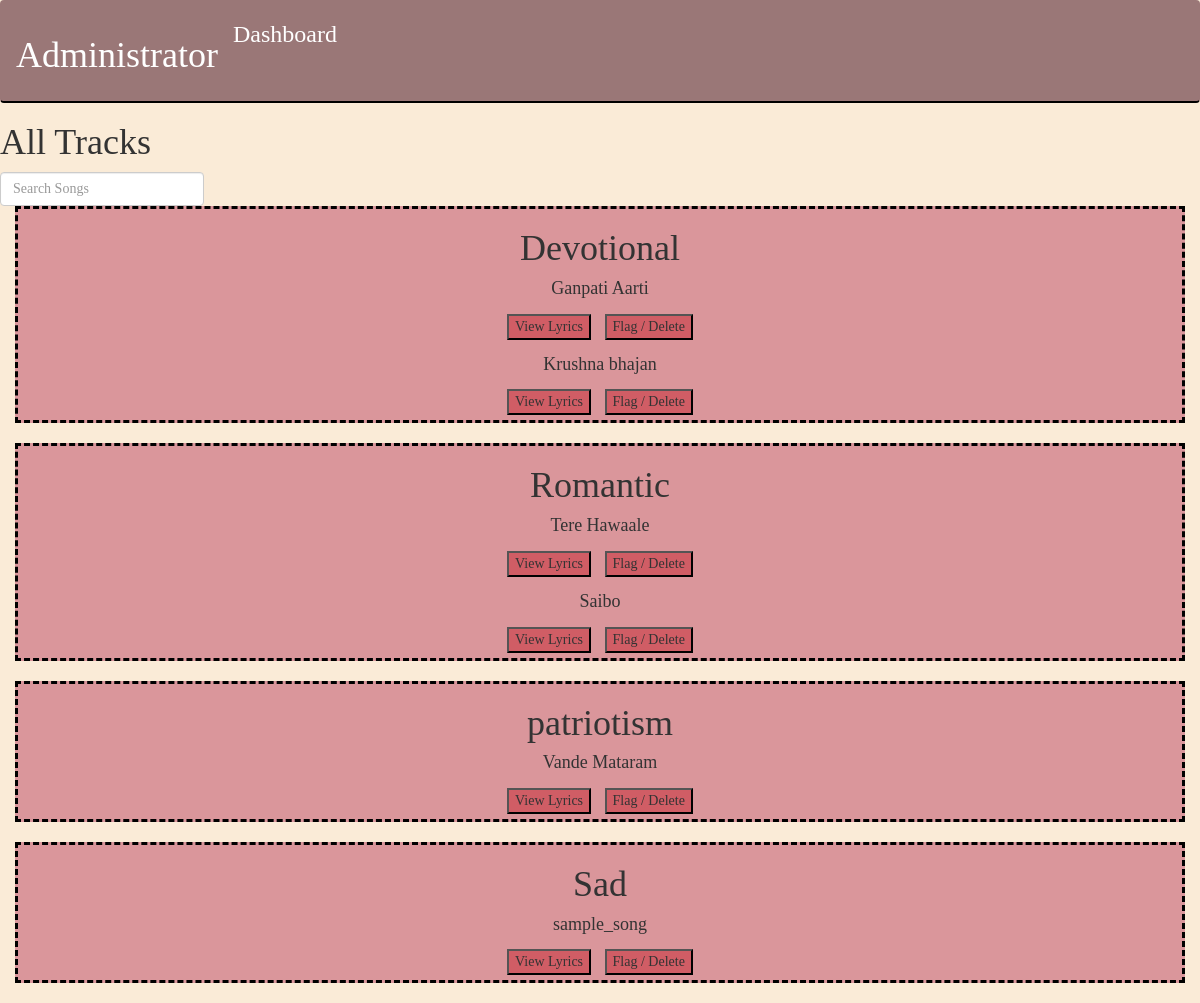
Page /tracks on the committed database.
### application/models.py (models this page shows)
class Song(db.Model):
    __tablename__ = 'song'
    song_id = db.Column(db.Integer, primary_key=True)
    name = db.Column(db.String, nullable=False)
    lyrics = db.Column(db.String, nullable=False)
    genre = db.Column(db.String, nullable=False)
    date_cr = db.Column(db.String, nullable=False)
    singer = db.Column(db.String,nullable=False)
    rateR = db.relationship("Rating",backref="Rating.song_id")
    albR = db.relationship("Album",backref="Album.song_id")

### application/controllers.py (the view)
@app.route("/tracks", methods=["GET","POST"])
def tracks():
    if request.method == "GET":
        return render_template("tracks.html",song_list=song_list,genre_list=genre_list,sg=sg)

### templates/tracks.html (shortened to what this page needs)
<!DOCTYPE html>
<html>
    <head>
        <link href="https://maxcdn.bootstrapcdn.com/bootstrap/3.3.6/css/bootstrap.min.css" rel="stylesheet" />
        <link rel="stylesheet" href="{{ url_for('static',filename='css/basic.css')}}">
    </head>
    <body>
        <nav class="navbar navbar-expand-lg navbar-light bg-light">
            <span class="navbar-text"><h1>Administrator</h1></span>
            <div class="navbar-nav" >
                <a class="nav-item nav-link" href="/admin_dashboard"><h3>Dashboard</h3></a>
            </div>
        </nav>
        <h1>All Tracks</h1>
        <form class="form-inline d-flex justify-content-center md-form form-sm mt-0" action="/search">
          <input class="form-control form-control-sm ml-3 w-75" type="text" name="q" placeholder="Search Songs">
        </form>
        <div class="container">
            <div class="row">
              <div class="col-sm">
                {% for genre in genre_list %}
                <div class="card border-secondary mb-3">
                    <div class="card-body">
                      <h1 class="card-title">{{ genre[0] }}</h1>
                      {% for song in sg.query.filter_by(genre=genre[0]).all() %}
                      <div class="card-text">
                        <h4>{{ song.name }}</h4>
                        <form method="post">
                          <button type="submit" name="sid" value={{song.song_id}} formaction="/show_lyrics">View Lyrics</button>
                          <button type="submit" name="sid" value={{song.song_id}} formaction="/del_song/0" >Flag / Delete</button>
                        </form>
                      </div>
                      {% endfor %}
                    </div>
                  </div>
                {% endfor %}
              </div>
            </div>
          </div>
    </body>
</html>

### static/css/basic.css (style rules this page uses)
body { background-color: rgb(250,235,215); font-family: cursive; }
.bg-light { color: white; background-color: rgb(154, 119, 119); border-bottom: 2px solid black; }
.nav-link { color: white; text-decoration: none; }
button { background-color: rgb(208, 93, 101); margin: 5px; }
.mb-3 { border: 3px dashed black; background-color: rgb(218,150,155); text-align: center; }

### rows in the picture
Song: name "Ganpati Aarti", {{ song.song_id }} 3 (drawn)
Song: name "Krushna bhajan", {{ song.song_id }} 4 (drawn)
Song: name "Tere Hawaale", {{ song.song_id }} 7 (drawn)
Song: name "Saibo", {{ song.song_id }} 9 (drawn)
Song: name "Vande Mataram", {{ song.song_id }} 8 (drawn)
Song: name "sample_song", {{ song.song_id }} 11 (drawn)

### other values in the picture
{{ genre[0] }} "Devotional" "Romantic" "patriotism" "Sad"
